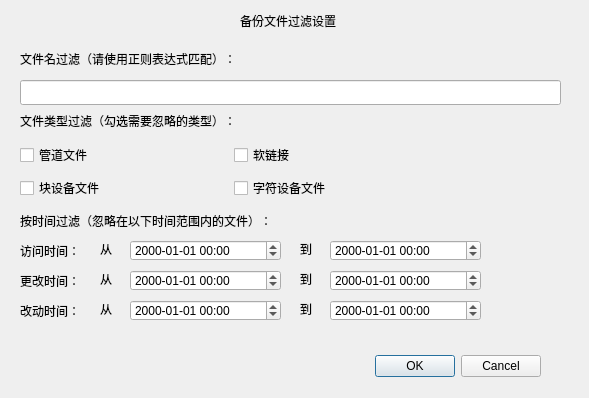
<?xml version="1.0" encoding="UTF-8"?>
<ui version="4.0">
 <class>Dialog</class>
 <widget class="QDialog" name="Dialog">
  <property name="geometry">
   <rect>
    <x>0</x>
    <y>0</y>
    <width>589</width>
    <height>398</height>
   </rect>
  </property>
  <property name="windowTitle">
   <string>Filter Options</string>
  </property>
  <widget class="QDialogButtonBox" name="buttonBox">
   <property name="geometry">
    <rect>
     <x>370</x>
     <y>350</y>
     <width>171</width>
     <height>32</height>
    </rect>
   </property>
   <property name="orientation">
    <enum>Qt::Horizontal</enum>
   </property>
   <property name="standardButtons">
    <set>QDialogButtonBox::Cancel|QDialogButtonBox::Ok</set>
   </property>
  </widget>
  <widget class="QLabel" name="label">
   <property name="geometry">
    <rect>
     <x>240</x>
     <y>10</y>
     <width>121</width>
     <height>21</height>
    </rect>
   </property>
   <property name="text">
    <string>备份文件过滤设置</string>
   </property>
  </widget>
  <widget class="QLabel" name="label_2">
   <property name="geometry">
    <rect>
     <x>20</x>
     <y>50</y>
     <width>271</width>
     <height>17</height>
    </rect>
   </property>
   <property name="text">
    <string>文件名过滤（请使用正则表达式匹配）：</string>
   </property>
  </widget>
  <widget class="QLineEdit" name="lineEdit_namereg">
   <property name="geometry">
    <rect>
     <x>20</x>
     <y>80</y>
     <width>541</width>
     <height>25</height>
    </rect>
   </property>
  </widget>
  <widget class="QLabel" name="label_3">
   <property name="geometry">
    <rect>
     <x>20</x>
     <y>110</y>
     <width>271</width>
     <height>21</height>
    </rect>
   </property>
   <property name="text">
    <string>文件类型过滤（勾选需要忽略的类型）：</string>
   </property>
  </widget>
  <widget class="QLabel" name="label_4">
   <property name="geometry">
    <rect>
     <x>20</x>
     <y>210</y>
     <width>341</width>
     <height>21</height>
    </rect>
   </property>
   <property name="text">
    <string>按时间过滤（忽略在以下时间范围内的文件）：</string>
   </property>
  </widget>
  <widget class="QLabel" name="label_5">
   <property name="geometry">
    <rect>
     <x>20</x>
     <y>240</y>
     <width>71</width>
     <height>21</height>
    </rect>
   </property>
   <property name="text">
    <string>访问时间：</string>
   </property>
  </widget>
  <widget class="QLabel" name="label_6">
   <property name="geometry">
    <rect>
     <x>20</x>
     <y>270</y>
     <width>71</width>
     <height>21</height>
    </rect>
   </property>
   <property name="text">
    <string>更改时间：</string>
   </property>
  </widget>
  <widget class="QLabel" name="label_7">
   <property name="geometry">
    <rect>
     <x>20</x>
     <y>300</y>
     <width>71</width>
     <height>21</height>
    </rect>
   </property>
   <property name="text">
    <string>改动时间：</string>
   </property>
  </widget>
  <widget class="QDateTimeEdit" name="dateTimeEdit_ats">
   <property name="geometry">
    <rect>
     <x>130</x>
     <y>240</y>
     <width>151</width>
     <height>21</height>
    </rect>
   </property>
   <property name="dateTime">
    <datetime>
     <hour>0</hour>
     <minute>0</minute>
     <second>0</second>
     <year>2000</year>
     <month>1</month>
     <day>1</day>
    </datetime>
   </property>
   <property name="displayFormat">
    <string>yyyy-MM-dd HH:mm</string>
   </property>
  </widget>
  <widget class="QLabel" name="label_8">
   <property name="geometry">
    <rect>
     <x>100</x>
     <y>240</y>
     <width>21</width>
     <height>17</height>
    </rect>
   </property>
   <property name="text">
    <string>从</string>
   </property>
  </widget>
  <widget class="QLabel" name="label_9">
   <property name="geometry">
    <rect>
     <x>100</x>
     <y>270</y>
     <width>21</width>
     <height>17</height>
    </rect>
   </property>
   <property name="text">
    <string>从</string>
   </property>
  </widget>
  <widget class="QLabel" name="label_10">
   <property name="geometry">
    <rect>
     <x>100</x>
     <y>300</y>
     <width>21</width>
     <height>17</height>
    </rect>
   </property>
   <property name="text">
    <string>从</string>
   </property>
  </widget>
  <widget class="QLabel" name="label_11">
   <property name="geometry">
    <rect>
     <x>300</x>
     <y>240</y>
     <width>21</width>
     <height>17</height>
    </rect>
   </property>
   <property name="text">
    <string>到</string>
   </property>
  </widget>
  <widget class="QLabel" name="label_12">
   <property name="geometry">
    <rect>
     <x>300</x>
     <y>270</y>
     <width>21</width>
     <height>17</height>
    </rect>
   </property>
   <property name="text">
    <string>到</string>
   </property>
  </widget>
  <widget class="QLabel" name="label_13">
   <property name="geometry">
    <rect>
     <x>300</x>
     <y>300</y>
     <width>21</width>
     <height>17</height>
    </rect>
   </property>
   <property name="text">
    <string>到</string>
   </property>
  </widget>
  <widget class="QDateTimeEdit" name="dateTimeEdit_mts">
   <property name="geometry">
    <rect>
     <x>130</x>
     <y>270</y>
     <width>151</width>
     <height>21</height>
    </rect>
   </property>
   <property name="displayFormat">
    <string>yyyy-MM-dd HH:mm</string>
   </property>
  </widget>
  <widget class="QDateTimeEdit" name="dateTimeEdit_mte">
   <property name="geometry">
    <rect>
     <x>330</x>
     <y>270</y>
     <width>151</width>
     <height>21</height>
    </rect>
   </property>
   <property name="displayFormat">
    <string>yyyy-MM-dd HH:mm</string>
   </property>
  </widget>
  <widget class="QDateTimeEdit" name="dateTimeEdit_cte">
   <property name="geometry">
    <rect>
     <x>330</x>
     <y>300</y>
     <width>151</width>
     <height>21</height>
    </rect>
   </property>
   <property name="displayFormat">
    <string>yyyy-MM-dd HH:mm</string>
   </property>
  </widget>
  <widget class="QDateTimeEdit" name="dateTimeEdit_ate">
   <property name="geometry">
    <rect>
     <x>330</x>
     <y>240</y>
     <width>151</width>
     <height>21</height>
    </rect>
   </property>
   <property name="displayFormat">
    <string>yyyy-MM-dd HH:mm</string>
   </property>
  </widget>
  <widget class="QDateTimeEdit" name="dateTimeEdit_cts">
   <property name="geometry">
    <rect>
     <x>130</x>
     <y>300</y>
     <width>151</width>
     <height>21</height>
    </rect>
   </property>
   <property name="displayFormat">
    <string>yyyy-MM-dd HH:mm</string>
   </property>
  </widget>
  <widget class="QWidget" name="gridLayoutWidget">
   <property name="geometry">
    <rect>
     <x>20</x>
     <y>140</y>
     <width>421</width>
     <height>64</height>
    </rect>
   </property>
   <layout class="QGridLayout" name="gridLayout">
    <item row="0" column="1">
     <widget class="QCheckBox" name="checkBox_softlink">
      <property name="text">
       <string>软链接</string>
      </property>
     </widget>
    </item>
    <item row="1" column="0">
     <widget class="QCheckBox" name="checkBox_blockdevice">
      <property name="text">
       <string>块设备文件</string>
      </property>
     </widget>
    </item>
    <item row="0" column="0">
     <widget class="QCheckBox" name="checkBox_fifo">
      <property name="text">
       <string>管道文件</string>
      </property>
     </widget>
    </item>
    <item row="1" column="1">
     <widget class="QCheckBox" name="checkBox_characterdevice">
      <property name="text">
       <string>字符设备文件</string>
      </property>
     </widget>
    </item>
   </layout>
  </widget>
 </widget>
 <resources/>
 <connections>
  <connection>
   <sender>buttonBox</sender>
   <signal>accepted()</signal>
   <receiver>Dialog</receiver>
   <slot>accept()</slot>
   <hints>
    <hint type="sourcelabel">
     <x>248</x>
     <y>254</y>
    </hint>
    <hint type="destinationlabel">
     <x>157</x>
     <y>274</y>
    </hint>
   </hints>
  </connection>
  <connection>
   <sender>buttonBox</sender>
   <signal>rejected()</signal>
   <receiver>Dialog</receiver>
   <slot>reject()</slot>
   <hints>
    <hint type="sourcelabel">
     <x>316</x>
     <y>260</y>
    </hint>
    <hint type="destinationlabel">
     <x>286</x>
     <y>274</y>
    </hint>
   </hints>
  </connection>
 </connections>
</ui>
